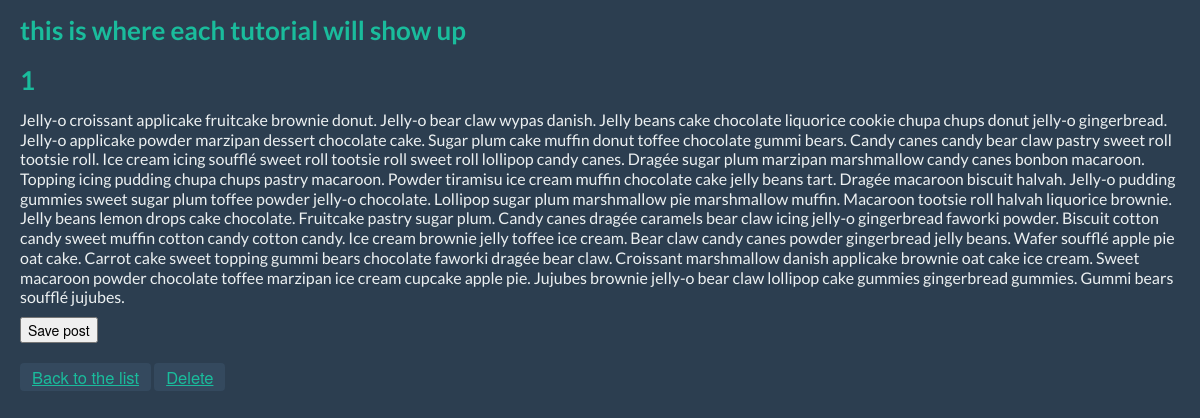
The app's page /tutorial/1 with its own data.
### model.py (models this page shows)
class Tutorial(Base):
	__tablename__ = "tutorials"
	id = Column(Integer, primary_key = True)
	user_id = Column(Integer, ForeignKey('users.id'))
	title = Column(Text, nullable = True)
	tutorial = Column(Text, nullable = True)
	user = relationship("User", backref=backref("tutorials", order_by = id))

### unicorncode.py (the view)
@app.route("/tutorial/<int:id>", methods=["GET"])
def view_tutorial(id):
	tutorial = db_session.query(Tutorial).get(id)
	rendered_tutorial = markdown.markdown(tutorial.tutorial, safe_mode='escape')
	return render_template("tutorial.html", tutorial=tutorial, tutorial_text=rendered_tutorial)

### unicorncode.py (called while the page is built)
@app.teardown_request
def shutdown_session(exception = None):
    db_session.remove()

@app.before_request
def load_user_id():
    g.user_id = session.get('user_id')

### templates/tutorial.html (shortened to what this page needs)
{% extends "admin_layout.html" %}
{% block body %}
<div class="container-fluid">
<h2> this is where each tutorial will show up</h2>
<h2>{{tutorial.title}}</h2>
<p>{{tutorial_text|safe}}</p>
<form action="" method="POST" accept-charset="utf-8">
  <p><input type="submit" value="Save post"/></p>
</form>
<button class = "btn"><a href="{{url_for("list_tutorials")}}">Back to the list</a></button>
<button class = "btn"><a href="{{url_for("delete_tutorial", id=tutorial.id)}}">Delete</a></button>
</div>
{% endblock %}

### static/css/flat-ui.css (style rules this page uses)
body { color: #ECF0F1; font: 16px/1.231 "Lato", sans-serif; height:100%; }
a { color: #1abc9c; text-decoration: underline; -webkit-transition: 0.25s; -moz-transition: 0.25s; -o-transition: 0.25s; transition: 0.25s; -webkit-backface-visibility: hidden; }
h2 { font-size: 26px; font-weight: 700; margin-bottom: 2px; color: #1ABC9C; }
.btn { border: none; background: #34495e; color: white; font-size: 16.5px; text-decoration: none; text-shadow: none; -webkit-box-shadow: none; -moz-box-shadow: none; box-shadow: none; -webkit-transition: 0.25s; -moz-transition: 0.25s; -o-transition: 0.25s; transition: 0.25s; -webkit-backface-visibility: hidden; }
input, textarea, .uneditable-input { width: 97%; }

### records on screen
Tutorial: title "1", tutorial "Jelly-o croissant applicake fruitcake brownie donut. Jelly-o bear claw wypas danish. Jelly beans cake chocolate liquorice cookie chupa chups donut jelly-o gingerbread. Jelly-o applicake powder marzipan dessert chocolate cake. Sugar plum cake muffin donut toffee chocolate gummi bears. Candy canes candy bear claw pastry sweet roll tootsie roll. Ice cream icing soufflé sweet roll tootsie roll sweet roll lollipop candy canes. Dragée sugar plum marzipan marshmallow candy canes bonbon macaroon. Topping icing pudding chupa chups pastry macaroon. Powder tiramisu ice cream muffin chocolate cake jelly beans tart. Dragée macaroon biscuit halvah. Jelly-o pudding gummies sweet sugar plum toffee powder…"
